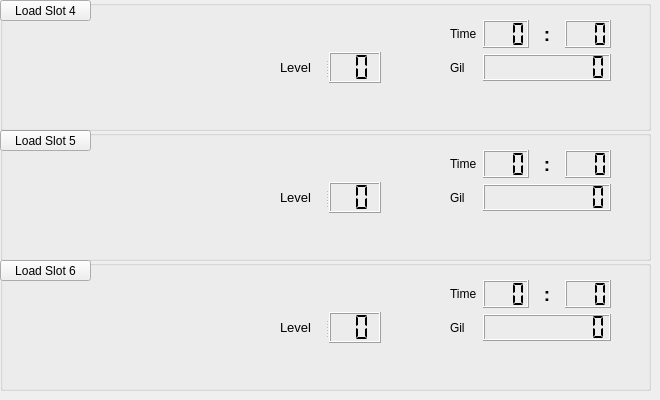
   <widget class="QWidget" name="page_2">
    <widget class="QGroupBox" name="s5_box">
     <property name="geometry">
      <rect>
       <x>0</x>
       <y>130</y>
       <width>651</width>
       <height>131</height>
      </rect>
     </property>
     <property name="title">
      <string/>
     </property>
     <widget class="QWidget" name="layoutWidget_7">
      <property name="geometry">
       <rect>
        <x>450</x>
        <y>20</y>
        <width>161</width>
        <height>61</height>
       </rect>
      </property>
      <layout class="QGridLayout" name="gridLayout_4">
       <item row="0" column="0">
        <widget class="QLabel" name="label_13">
         <property name="text">
          <string>Time</string>
         </property>
        </widget>
       </item>
       <item row="0" column="1">
        <widget class="QLCDNumber" name="s5_lcd_hr">
         <property name="numDigits">
          <number>3</number>
         </property>
         <property name="digitCount">
          <number>3</number>
         </property>
         <property name="segmentStyle">
          <enum>QLCDNumber::Flat</enum>
         </property>
        </widget>
       </item>
       <item row="0" column="2">
        <widget class="QLabel" name="label_14">
         <property name="font">
          <font>
           <pointsize>14</pointsize>
           <weight>75</weight>
           <bold>true</bold>
          </font>
         </property>
         <property name="text">
          <string>:</string>
         </property>
         <property name="alignment">
          <set>Qt::AlignCenter</set>
         </property>
        </widget>
       </item>
       <item row="0" column="3">
        <widget class="QLCDNumber" name="s5_lcd_min">
         <property name="numDigits">
          <number>3</number>
         </property>
         <property name="digitCount">
          <number>3</number>
         </property>
         <property name="segmentStyle">
          <enum>QLCDNumber::Flat</enum>
         </property>
        </widget>
       </item>
       <item row="1" column="0">
        <widget class="QLabel" name="label_15">
         <property name="text">
          <string>Gil</string>
         </property>
        </widget>
       </item>
       <item row="1" column="1" colspan="3">
        <widget class="QLCDNumber" name="s5_lcd_gil">
         <property name="numDigits">
          <number>9</number>
         </property>
         <property name="segmentStyle">
          <enum>QLCDNumber::Flat</enum>
         </property>
        </widget>
       </item>
      </layout>
     </widget>
     <widget class="QLabel" name="s5_lbl_name">
      <property name="geometry">
       <rect>
        <x>280</x>
        <y>20</y>
        <width>151</width>
        <height>21</height>
       </rect>
      </property>
      <property name="font">
       <font>
        <pointsize>10</pointsize>
       </font>
      </property>
      <property name="text">
       <string/>
      </property>
     </widget>
     <widget class="QLabel" name="s5_lbl_loc">
      <property name="geometry">
       <rect>
        <x>280</x>
        <y>80</y>
        <width>361</width>
        <height>41</height>
       </rect>
      </property>
      <property name="font">
       <font>
        <pointsize>10</pointsize>
       </font>
      </property>
      <property name="text">
       <string/>
      </property>
     </widget>
     <widget class="QWidget" name="layoutWidget_8">
      <property name="geometry">
       <rect>
        <x>10</x>
        <y>30</y>
        <width>261</width>
        <height>91</height>
       </rect>
      </property>
      <layout class="QHBoxLayout" name="horizontalLayout_4">
       <item>
        <widget class="QLabel" name="s5_party1">
         <property name="minimumSize">
          <size>
           <width>64</width>
           <height>73</height>
          </size>
         </property>
         <property name="maximumSize">
          <size>
           <width>64</width>
           <height>73</height>
          </size>
         </property>
         <property name="text">
          <string/>
         </property>
         <property name="scaledContents">
          <bool>true</bool>
         </property>
        </widget>
       </item>
       <item>
        <widget class="QLabel" name="s5_party2">
         <property name="minimumSize">
          <size>
           <width>64</width>
           <height>73</height>
          </size>
         </property>
         <property name="maximumSize">
          <size>
           <width>64</width>
           <height>73</height>
          </size>
         </property>
         <property name="text">
          <string/>
         </property>
         <property name="scaledContents">
          <bool>true</bool>
         </property>
        </widget>
       </item>
       <item>
        <widget class="QLabel" name="s5_party3">
         <property name="minimumSize">
          <size>
           <width>64</width>
           <height>73</height>
          </size>
         </property>
         <property name="maximumSize">
          <size>
           <width>64</width>
           <height>73</height>
          </size>
         </property>
         <property name="text">
          <string/>
         </property>
         <property name="scaledContents">
          <bool>true</bool>
         </property>
        </widget>
       </item>
      </layout>
     </widget>
     <widget class="QSplitter" name="splitter_4">
      <property name="geometry">
       <rect>
        <x>280</x>
        <y>52</y>
        <width>101</width>
        <height>31</height>
       </rect>
      </property>
      <property name="orientation">
       <enum>Qt::Horizontal</enum>
      </property>
      <widget class="QLabel" name="label_16">
       <property name="font">
        <font>
         <pointsize>10</pointsize>
        </font>
       </property>
       <property name="text">
        <string>Level</string>
       </property>
      </widget>
      <widget class="QLCDNumber" name="s5_lcd_lvl">
       <property name="smallDecimalPoint">
        <bool>false</bool>
       </property>
       <property name="numDigits">
        <number>2</number>
       </property>
       <property name="segmentStyle">
        <enum>QLCDNumber::Flat</enum>
       </property>
      </widget>
     </widget>
     <widget class="QPushButton" name="btn_s5">
      <property name="geometry">
       <rect>
        <x>0</x>
        <y>0</y>
        <width>91</width>
        <height>21</height>
       </rect>
      </property>
      <property name="text">
       <string>Load Slot 5</string>
      </property>
     </widget>
    </widget>
    <widget class="QGroupBox" name="s6_box">
     <property name="geometry">
      <rect>
       <x>0</x>
       <y>260</y>
       <width>651</width>
       <height>131</height>
      </rect>
     </property>
     <property name="title">
      <string/>
     </property>
     <widget class="QWidget" name="layoutWidget_9">
      <property name="geometry">
       <rect>
        <x>450</x>
        <y>20</y>
        <width>161</width>
        <height>61</height>
       </rect>
      </property>
      <layout class="QGridLayout" name="gridLayout_5">
       <item row="0" column="0">
        <widget class="QLabel" name="label_17">
         <property name="text">
          <string>Time</string>
         </property>
        </widget>
       </item>
       <item row="0" column="1">
        <widget class="QLCDNumber" name="s6_lcd_hr">
         <property name="numDigits">
          <number>3</number>
         </property>
         <property name="digitCount">
          <number>3</number>
         </property>
         <property name="segmentStyle">
          <enum>QLCDNumber::Flat</enum>
         </property>
        </widget>
       </item>
       <item row="0" column="2">
        <widget class="QLabel" name="label_18">
         <property name="font">
          <font>
           <pointsize>14</pointsize>
           <weight>75</weight>
           <bold>true</bold>
          </font>
         </property>
         <property name="text">
          <string>:</string>
         </property>
         <property name="alignment">
          <set>Qt::AlignCenter</set>
         </property>
        </widget>
       </item>
       <item row="0" column="3">
        <widget class="QLCDNumber" name="s6_lcd_min">
         <property name="numDigits">
          <number>3</number>
         </property>
         <property name="digitCount">
          <number>3</number>
         </property>
         <property name="segmentStyle">
          <enum>QLCDNumber::Flat</enum>
         </property>
        </widget>
       </item>
       <item row="1" column="0">
        <widget class="QLabel" name="label_19">
         <property name="text">
          <string>Gil</string>
         </property>
        </widget>
       </item>
       <item row="1" column="1" colspan="3">
        <widget class="QLCDNumber" name="s6_lcd_gil">
         <property name="numDigits">
          <number>9</number>
         </property>
         <property name="segmentStyle">
          <enum>QLCDNumber::Flat</enum>
         </property>
        </widget>
       </item>
      </layout>
     </widget>
     <widget class="QLabel" name="s6_lbl_name">
      <property name="geometry">
       <rect>
        <x>280</x>
        <y>20</y>
        <width>151</width>
        <height>21</height>
       </rect>
      </property>
      <property name="font">
       <font>
        <pointsize>10</pointsize>
       </font>
      </property>
      <property name="text">
       <string/>
      </property>
     </widget>
     <widget class="QLabel" name="s6_lbl_loc">
      <property name="geometry">
       <rect>
        <x>280</x>
        <y>80</y>
        <width>361</width>
        <height>41</height>
       </rect>
      </property>
      <property name="font">
       <font>
        <pointsize>10</pointsize>
       </font>
      </property>
      <property name="text">
       <string/>
      </property>
     </widget>
     <widget class="QWidget" name="layoutWidget_10">
      <property name="geometry">
       <rect>
        <x>10</x>
        <y>30</y>
        <width>261</width>
        <height>91</height>
       </rect>
      </property>
      <layout class="QHBoxLayout" name="horizontalLayout_5">
       <item>
        <widget class="QLabel" name="s6_party1">
         <property name="minimumSize">
          <size>
           <width>64</width>
           <height>73</height>
          </size>
         </property>
         <property name="maximumSize">
          <size>
           <width>64</width>
           <height>73</height>
          </size>
         </property>
         <property name="text">
          <string/>
         </property>
         <property name="scaledContents">
          <bool>true</bool>
         </property>
        </widget>
       </item>
       <item>
        <widget class="QLabel" name="s6_party2">
         <property name="minimumSize">
          <size>
           <width>64</width>
           <height>73</height>
          </size>
         </property>
         <property name="maximumSize">
          <size>
           <width>64</width>
           <height>73</height>
          </size>
         </property>
         <property name="text">
          <string/>
         </property>
         <property name="scaledContents">
          <bool>true</bool>
         </property>
        </widget>
       </item>
       <item>
        <widget class="QLabel" name="s6_party3">
         <property name="minimumSize">
          <size>
           <width>64</width>
           <height>73</height>
          </size>
         </property>
         <property name="maximumSize">
          <size>
           <width>64</width>
           <height>73</height>
          </size>
         </property>
         <property name="text">
          <string/>
         </property>
         <property name="scaledContents">
          <bool>true</bool>
         </property>
        </widget>
       </item>
      </layout>
     </widget>
     <widget class="QSplitter" name="splitter_5">
      <property name="geometry">
       <rect>
        <x>280</x>
        <y>52</y>
        <width>101</width>
        <height>31</height>
       </rect>
      </property>
      <property name="orientation">
       <enum>Qt::Horizontal</enum>
      </property>
      <widget class="QLabel" name="label_20">
       <property name="font">
        <font>
         <pointsize>10</pointsize>
        </font>
       </property>
       <property name="text">
        <string>Level</string>
       </property>
      </widget>
      <widget class="QLCDNumber" name="s6_lcd_lvl">
       <property name="smallDecimalPoint">
        <bool>false</bool>
       </property>
       <property name="numDigits">
        <number>2</number>
       </property>
       <property name="segmentStyle">
        <enum>QLCDNumber::Flat</enum>
       </property>
      </widget>
     </widget>
     <widget class="QPushButton" name="btn_s6">
      <property name="geometry">
       <rect>
        <x>0</x>
        <y>0</y>
        <width>91</width>
        <height>21</height>
       </rect>
      </property>
      <property name="text">
       <string>Load Slot 6</string>
      </property>
     </widget>
    </widget>
    <widget class="QGroupBox" name="s4_box">
     <property name="geometry">
      <rect>
       <x>0</x>
       <y>0</y>
       <width>651</width>
       <height>131</height>
      </rect>
     </property>
     <property name="title">
      <string/>
     </property>
     <widget class="QWidget" name="layoutWidget_11">
      <property name="geometry">
       <rect>
        <x>450</x>
        <y>20</y>
        <width>161</width>
        <height>61</height>
       </rect>
      </property>
      <layout class="QGridLayout" name="gridLayout_6">
       <item row="0" column="0">
        <widget class="QLabel" name="label_21">
         <property name="text">
          <string>Time</string>
         </property>
        </widget>
       </item>
       <item row="0" column="1">
        <widget class="QLCDNumber" name="s4_lcd_hr">
         <property name="numDigits">
          <number>3</number>
         </property>
         <property name="digitCount">
          <number>3</number>
         </property>
         <property name="segmentStyle">
          <enum>QLCDNumber::Flat</enum>
         </property>
        </widget>
       </item>
       <item row="0" column="2">
        <widget class="QLabel" name="label_22">
         <property name="font">
          <font>
           <pointsize>14</pointsize>
           <weight>75</weight>
           <bold>true</bold>
          </font>
         </property>
         <property name="text">
          <string>:</string>
         </property>
         <property name="alignment">
          <set>Qt::AlignCenter</set>
         </property>
        </widget>
       </item>
       <item row="0" column="3">
        <widget class="QLCDNumber" name="s4_lcd_min">
         <property name="numDigits">
          <number>3</number>
         </property>
         <property name="digitCount">
          <number>3</number>
         </property>
         <property name="segmentStyle">
          <enum>QLCDNumber::Flat</enum>
         </property>
        </widget>
       </item>
       <item row="1" column="0">
        <widget class="QLabel" name="label_23">
         <property name="text">
          <string>Gil</string>
         </property>
        </widget>
       </item>
       <item row="1" column="1" colspan="3">
        <widget class="QLCDNumber" name="s4_lcd_gil">
         <property name="numDigits">
          <number>9</number>
         </property>
         <property name="segmentStyle">
          <enum>QLCDNumber::Flat</enum>
         </property>
        </widget>
       </item>
      </layout>
     </widget>
     <widget class="QLabel" name="s4_lbl_name">
      <property name="geometry">
       <rect>
        <x>280</x>
        <y>20</y>
        <width>151</width>
        <height>21</height>
       </rect>
      </property>
      <property name="font">
       <font>
        <pointsize>10</pointsize>
       </font>
      </property>
      <property name="text">
       <string/>
      </property>
     </widget>
     <widget class="QLabel" name="s4_lbl_loc">
      <property name="geometry">
       <rect>
        <x>280</x>
        <y>80</y>
        <width>361</width>
        <height>41</height>
       </rect>
      </property>
      <property name="font">
       <font>
        <pointsize>10</pointsize>
       </font>
      </property>
      <property name="text">
       <string/>
      </property>
     </widget>
     <widget class="QWidget" name="layoutWidget_12">
      <property name="geometry">
       <rect>
        <x>10</x>
        <y>30</y>
        <width>261</width>
        <height>91</height>
       </rect>
      </property>
      <layout class="QHBoxLayout" name="horizontalLayout_6">
       <item>
        <widget class="QLabel" name="s4_party1">
         <property name="minimumSize">
          <size>
           <width>64</width>
           <height>73</height>
          </size>
         </property>
         <property name="maximumSize">
          <size>
           <width>64</width>
           <height>73</height>
          </size>
         </property>
         <property name="text">
          <string/>
         </property>
         <property name="scaledContents">
          <bool>true</bool>
         </property>
        </widget>
       </item>
       <item>
        <widget class="QLabel" name="s4_party2">
         <property name="minimumSize">
          <size>
           <width>64</width>
           <height>73</height>
          </size>
         </property>
         <property name="maximumSize">
          <size>
           <width>64</width>
           <height>73</height>
          </size>
         </property>
         <property name="text">
          <string/>
         </property>
         <property name="scaledContents">
          <bool>true</bool>
         </property>
        </widget>
       </item>
       <item>
        <widget class="QLabel" name="s4_party3">
         <property name="minimumSize">
          <size>
           <width>64</width>
           <height>73</height>
          </size>
         </property>
         <property name="maximumSize">
          <size>
           <width>64</width>
           <height>73</height>
          </size>
         </property>
         <property name="text">
          <string/>
         </property>
         <property name="scaledContents">
          <bool>true</bool>
         </property>
        </widget>
       </item>
      </layout>
     </widget>
     <widget class="QSplitter" name="splitter_6">
      <property name="geometry">
       <rect>
        <x>280</x>
        <y>52</y>
        <width>101</width>
        <height>31</height>
       </rect>
      </property>
      <property name="orientation">
       <enum>Qt::Horizontal</enum>
      </property>
      <widget class="QLabel" name="label_24">
       <property name="font">
        <font>
         <pointsize>10</pointsize>
        </font>
       </property>
       <property name="text">
        <string>Level</string>
       </property>
      </widget>
      <widget class="QLCDNumber" name="s4_lcd_lvl">
       <property name="smallDecimalPoint">
        <bool>false</bool>
       </property>
       <property name="numDigits">
        <number>2</number>
       </property>
       <property name="segmentStyle">
        <enum>QLCDNumber::Flat</enum>
       </property>
      </widget>
     </widget>
     <widget class="QPushButton" name="btn_s4">
      <property name="geometry">
       <rect>
        <x>0</x>
        <y>0</y>
        <width>91</width>
        <height>21</height>
       </rect>
      </property>
      <property name="text">
       <string>Load Slot 4</string>
      </property>
     </widget>
    </widget>
   </widget>
